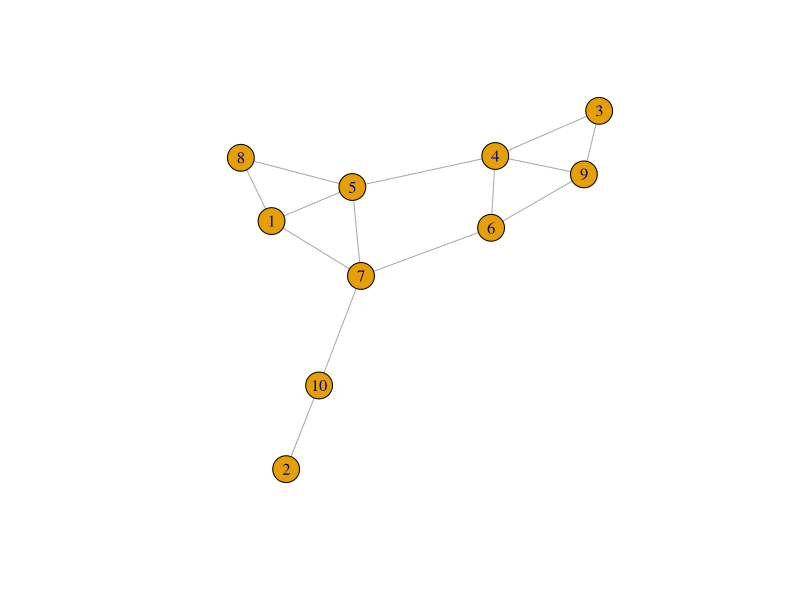
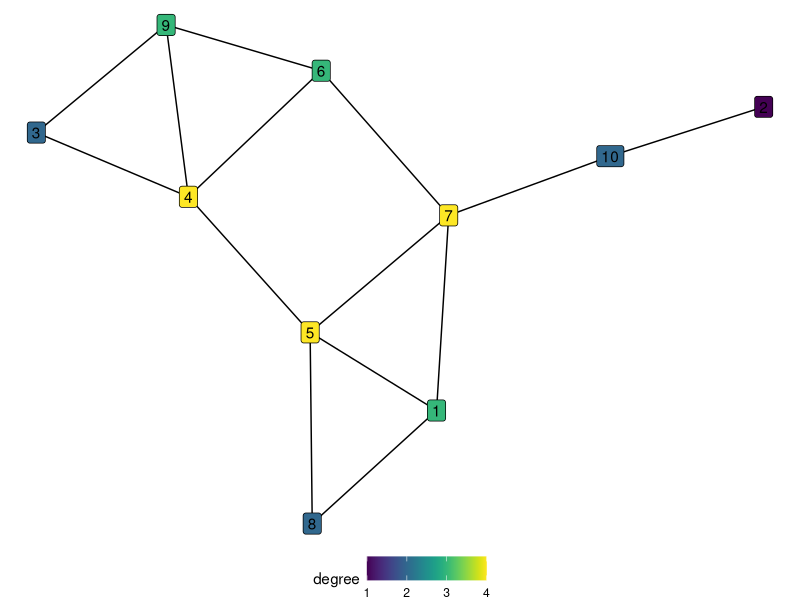
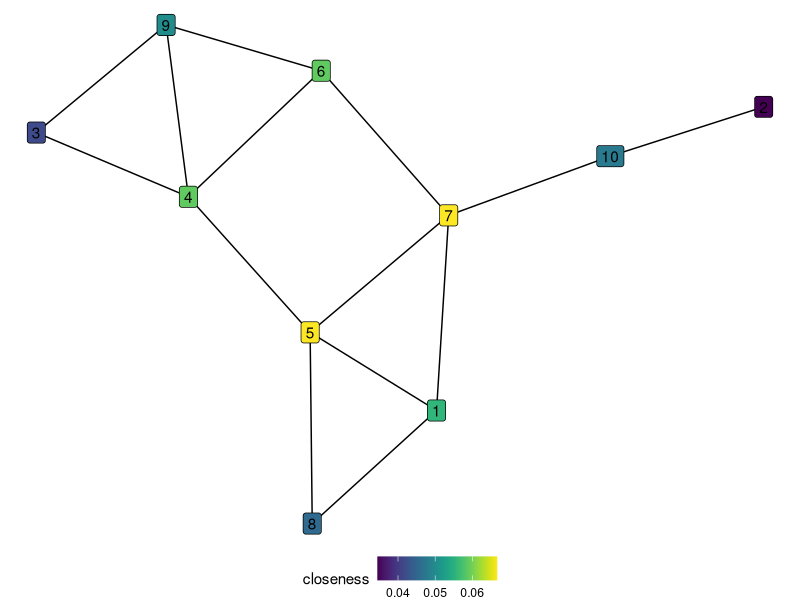
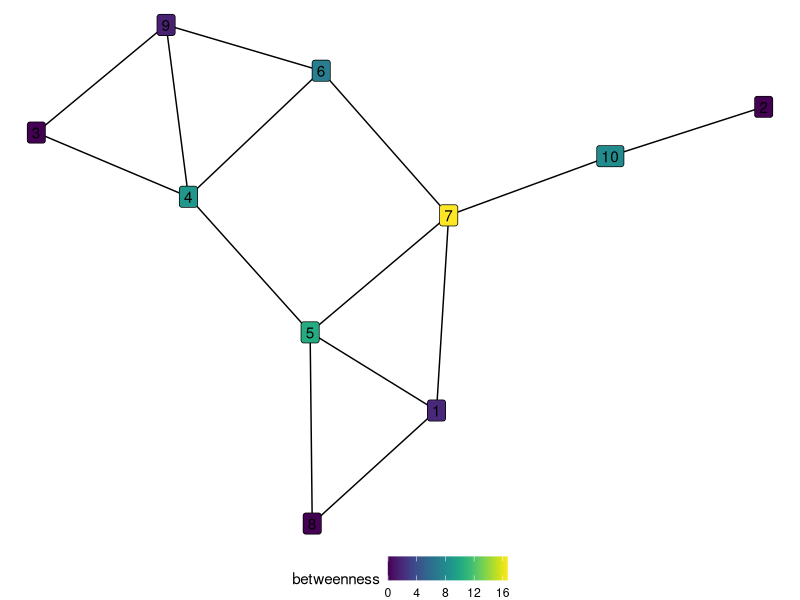
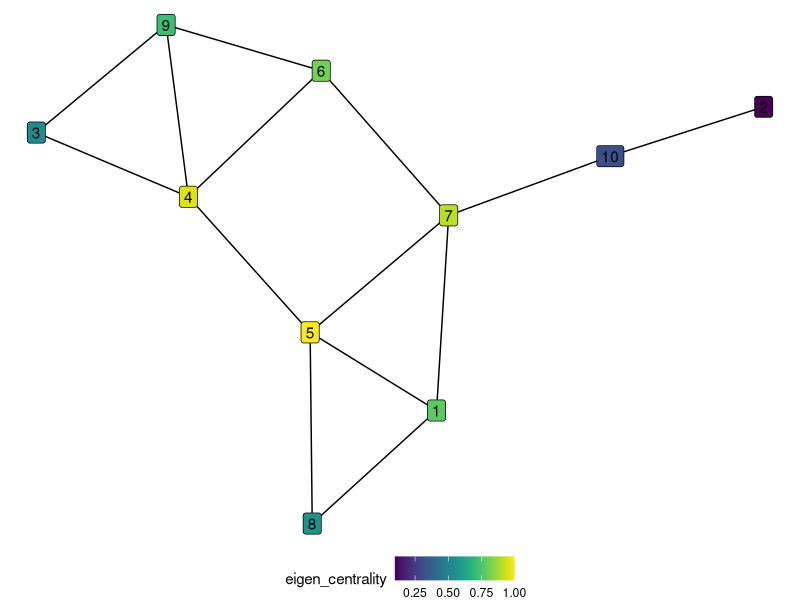
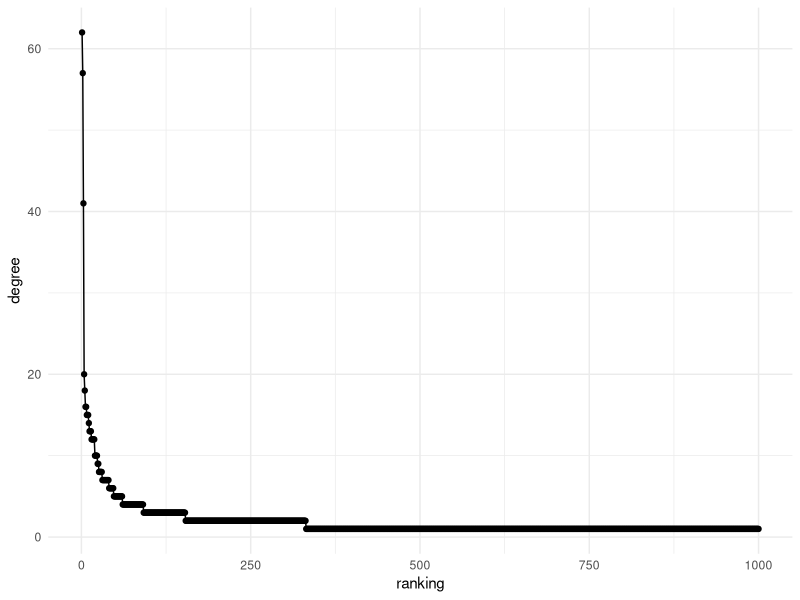
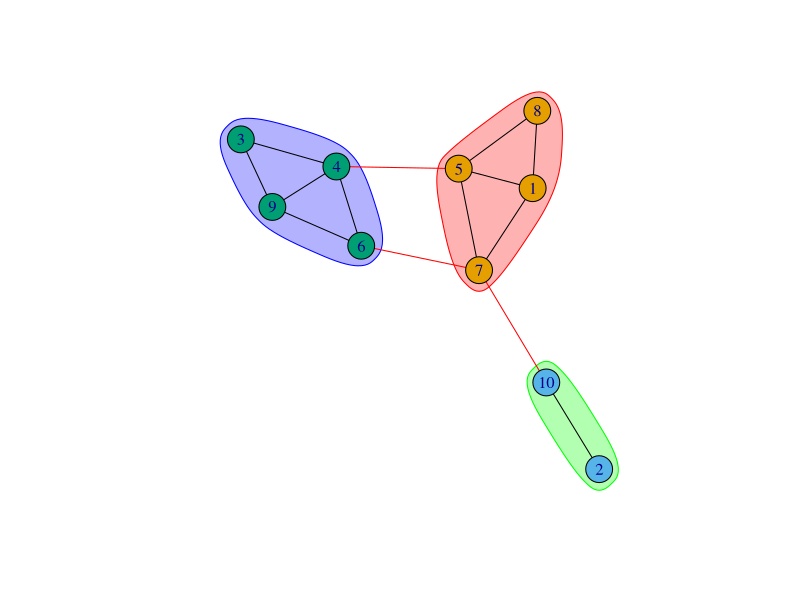

R code for these plots, in order:
## ---- chunk 1
library(tufte)
# invalidate cache when the tufte version changes
knitr::opts_chunk$set(cache.extra = packageVersion('tufte'))
options(htmltools.dir.version = FALSE)
library(tidyverse)

library(knitr)
library(igraph)
library(ggraph)
## ---- chunk 2
set.seed(4321)
g <- erdos.renyi.game(n = 10,p.or.m = 0.3)
V(g)$name <- V(g)
plot(g)
## ---- chunk 3
as_adj(g,sparse = F)
## ---- chunk 4
as_edgelist(g)
## ---- chunk 5
as_adj_list(g)[1:3]
## ---- chunk 6
V(g)$degree <- degree(g)

ggraph(graph = g,layout='stress')+
  geom_node_point()+
  geom_edge_link()+
  geom_node_label(aes(label = name, fill = degree), repel = FALSE)+
  scale_fill_viridis()+
  theme_void()+
  theme(legend.position = 'bottom')
## ---- chunk 7
tibble(node= 1:10, degree=degree(g)) 
## ---- chunk 8
V(g)$closeness <- closeness(g)

ggraph(graph = g,layout='stress')+
  geom_node_point()+
  geom_edge_link()+
  geom_node_label(aes(label = name, fill = closeness), repel = FALSE)+
  scale_fill_viridis()+
  theme_void()+
  theme(legend.position = 'bottom')
## ---- chunk 9
tibble(node= 1:10, closeness=round(closeness(g),3)) %>% 
  arrange(-closeness)
## ---- chunk 10
V(g)$betweenness <- betweenness(g)

ggraph(graph = g,layout='stress')+
  geom_node_point()+
  geom_edge_link()+
  geom_node_label(aes(label = name, fill = betweenness), repel = FALSE)+
  scale_fill_viridis()+
  theme_void()+
  theme(legend.position = 'bottom')
## ---- chunk 11
tibble(node= 1:10, betweenness=round(betweenness(g),2)) %>% 
  arrange(-betweenness)
## ---- chunk 12
V(g)$eigen_centrality <- eigen_centrality(g)$vector

ggraph(graph = g,layout='stress')+
  geom_node_point()+
  geom_edge_link()+
  geom_node_label(aes(label = name, fill = eigen_centrality), repel = FALSE)+
  scale_fill_viridis()+
  theme_void()+
  theme(legend.position = 'bottom')
## ---- chunk 13
tibble(node= 1:10, eigen_centrality=round(eigen_centrality(g)$vector,2)) %>% 
  arrange(-eigen_centrality)
## ---- chunk 14
barabasi.game(1000,) %>% 
  degree() %>% 
  tibble('degree'=.) %>%
  arrange(-degree) %>% 
  mutate(ranking= row_number()) %>% 
  ggplot(aes(ranking,degree))+
  geom_point()+
  geom_line()+
  theme_minimal()
## ---- chunk 15
c1 = cluster_louvain(g)

plot(c1, g)
